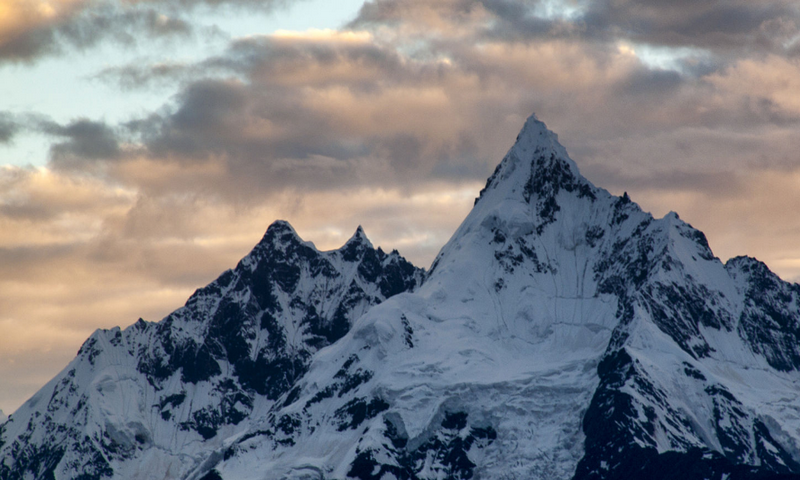
#> input picture 24_effect/images/snow_mountain.bmp, 800 x 480 px
$ python 2_ripple_effect.py
#> lines starting #> are read from the running program, lines starting #| are printed output that depends on the picture
#> in main, img1 is the input picture: shape (480, 800, 3); mean B, G, R 130.1, 124, 121.5
import numpy as np
import cv2

def ripple_effect(f, method, amplitude, period):
#> called with method = 1, amplitude = 5, period = 2
	nr, nc = f.shape[:2]
#> nr = 480; nc = 800
	map_x = np.zeros([nr, nc], dtype = 'float32')
	map_y = np.zeros([nr, nc], dtype = 'float32')
	x0, y0 = nr // 2, nc // 2
#> x0 = 240; y0 = 400
	for x in range(nr):
		for y in range(nc):
			if method == 1:		# x-direction
				xx = np.clip(x + amplitude * np.sin(x / period), 0, nr - 1)
				map_x[x,y] = y
				map_y[x,y] = xx
			elif method == 2:	# y-direction
				yy = np.clip(y + amplitude * np.sin(y / period), 0, nc - 1)
				map_x[x,y] = yy
				map_y[x,y] = x
			elif method == 3:	# x & y direction
				xx = np.clip(x + amplitude * np.sin(x / period), 0, nr - 1)
				yy = np.clip(y + amplitude * np.sin(y / period), 0, nc - 1)
				map_x[x,y] = yy
				map_y[x,y] = xx
			else:				# Radial
				r = np.sqrt((x - x0) ** 2 + (y - y0) ** 2)
				if r == 0:  theta = 0
				else:		theta = np.arccos((x - x0) / r)
				r = r + amplitude * np.sin(r / period)
				if y - y0 < 0:  theta = -theta
				map_x[x,y] = np.clip(y0 + r * np.sin(theta), 0, nc - 1)
				map_y[x,y] = np.clip(x0 + r * np.cos(theta), 0, nr - 1)
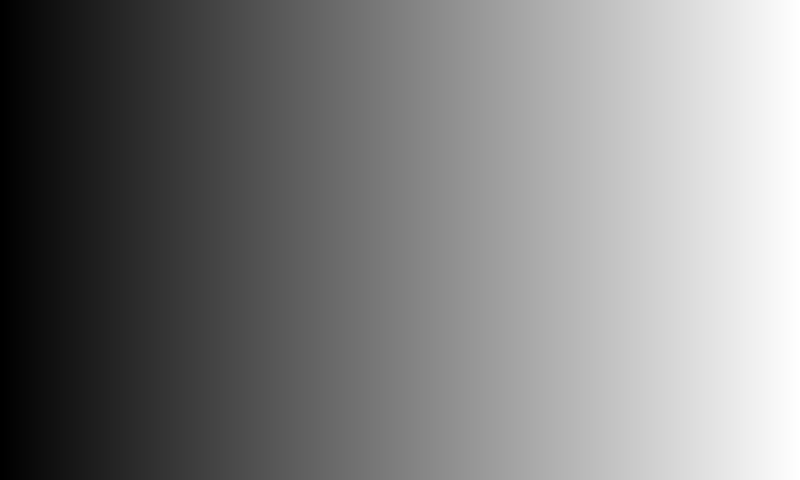
#> map_x: shape (480, 800) float32; min 0, max 799, mean 399.5; drawn with min black and max white
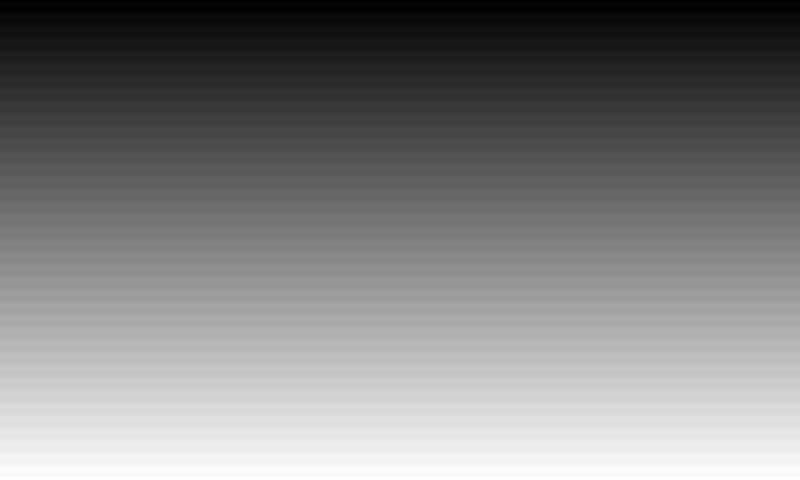
#> map_y: shape (480, 800) float32; min 0, max 479, mean 239.5; drawn with min black and max white
	g = cv2.remap(f, map_x, map_y, cv2.INTER_LINEAR)
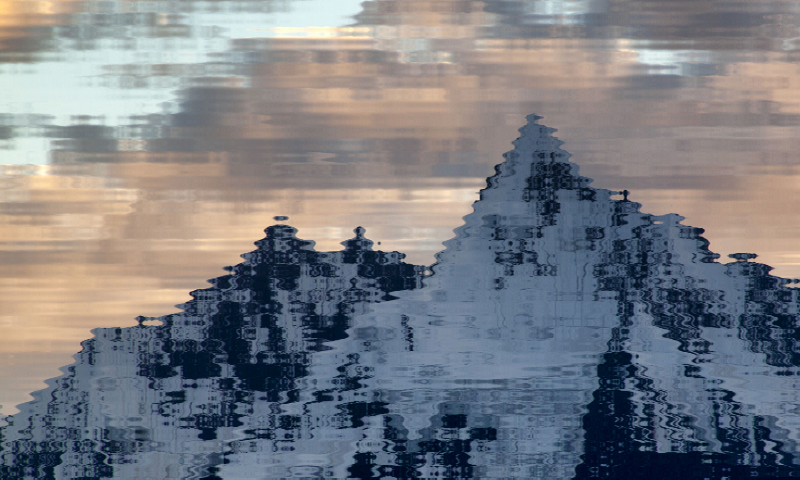
#> g: shape (480, 800, 3); mean B, G, R 130.2, 124.1, 121.6
	return g

def main():
	img1 = cv2.imread('./images/snow_mountain.bmp', -1)
	img2 = ripple_effect(img1, 1, 5, 2)
	cv2.imshow("Original Image", img1)
	cv2.imshow("Ripple Effect", img2)
	cv2.waitKey(0)

main()

$ run again, with 24_effect/images/brunch.bmp copied over 24_effect/images/snow_mountain.bmp
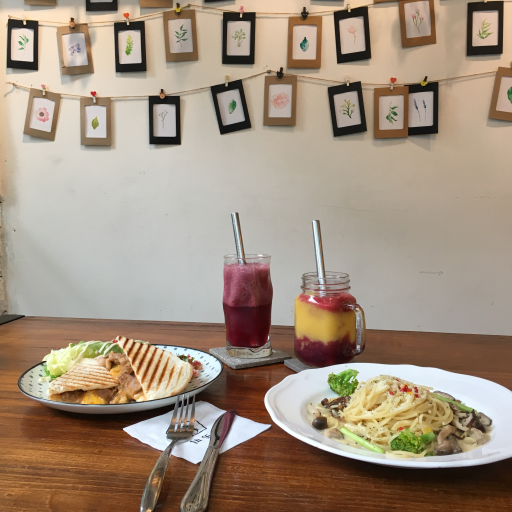
#> input picture 24_effect/images/brunch.bmp, 512 x 512 px
#> in main, img1 is the input picture: shape (512, 512, 3); mean B, G, R 127.1, 144.9, 162.5
#> in ripple_effect, `g = cv2.remap(f, map_x, map_y, cv2.INTER_LINEAR)`:
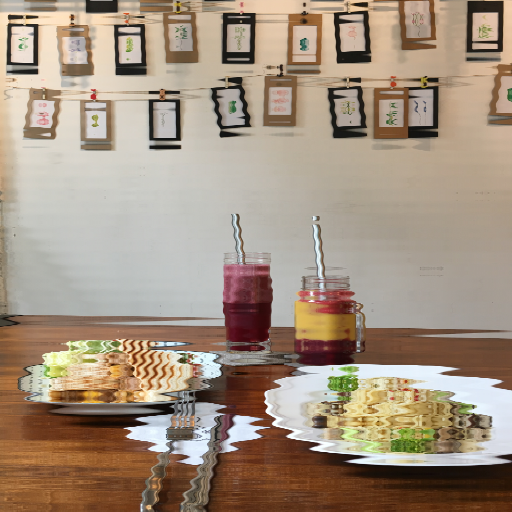
#> g: shape (512, 512, 3); mean B, G, R 127.1, 145, 162.7
